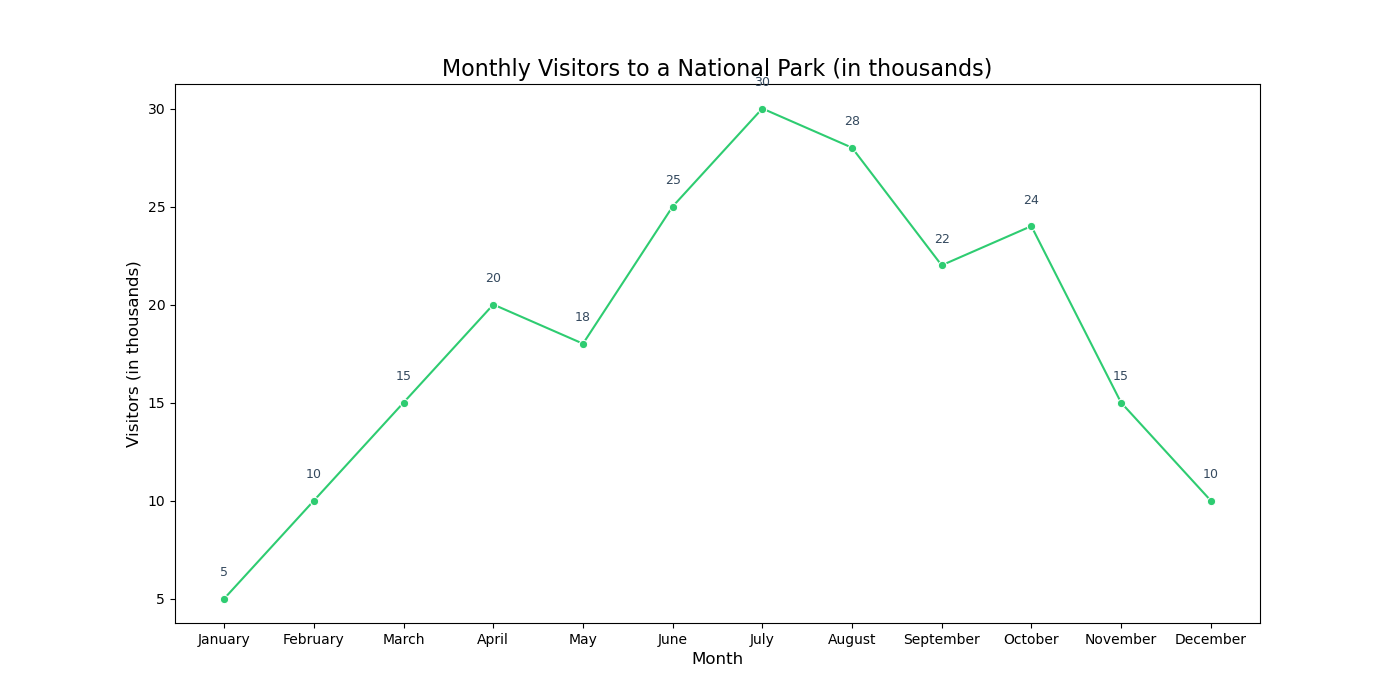

This figure's Python source:

import pandas as pd
import seaborn as sns
import matplotlib.pyplot as plt

# Create a DataFrame for the table data
data = {
    'Month': ['January', 'February', 'March', 'April', 'May', 'June', 'July', 'August',
              'September', 'October', 'November', 'December'],
    'Visitors': [5, 10, 15, 20, 18, 25, 30, 28, 22, 24, 15, 10]
}

df = pd.DataFrame(data)

# Convert 'Month' to a category so it can be properly sorted on the plot
month_order = ['January', 'February', 'March', 'April', 'May', 'June',
               'July', 'August', 'September', 'October', 'November', 'December']
df['Month'] = pd.Categorical(df['Month'], categories=month_order, ordered=True)

# Set up the size of the figure
plt.figure(figsize=(14, 7))

# Create the line chart using seaborn
lineplot = sns.lineplot(x='Month', y='Visitors', data=df, color="#2ecc71", marker='o')

# Annotate each point on the line chart
for i in range(df.shape[0]):
    plt.text(df['Month'][i], df['Visitors'][i] + 1, f"{df['Visitors'][i]}", 
             ha='center', va='bottom', fontsize=9, color='#34495e')

# Set the title and labels
plt.title('Monthly Visitors to a National Park (in thousands)', fontsize=16)
plt.xlabel('Month', fontsize=12)
plt.ylabel('Visitors (in thousands)', fontsize=12)

# Show the final plot
plt.show()
